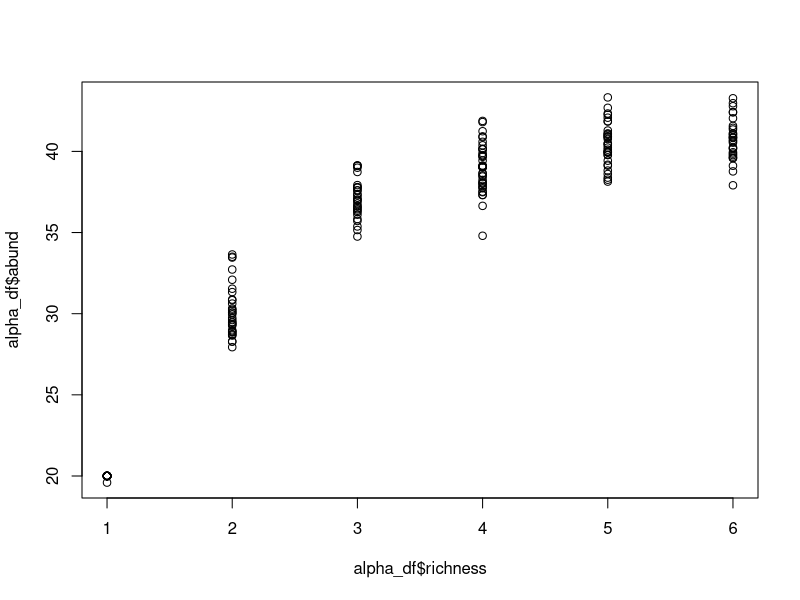
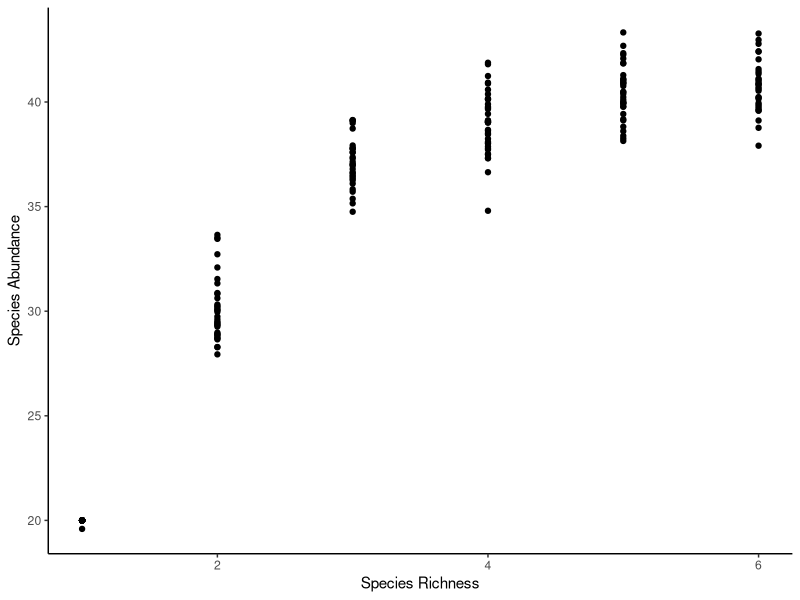
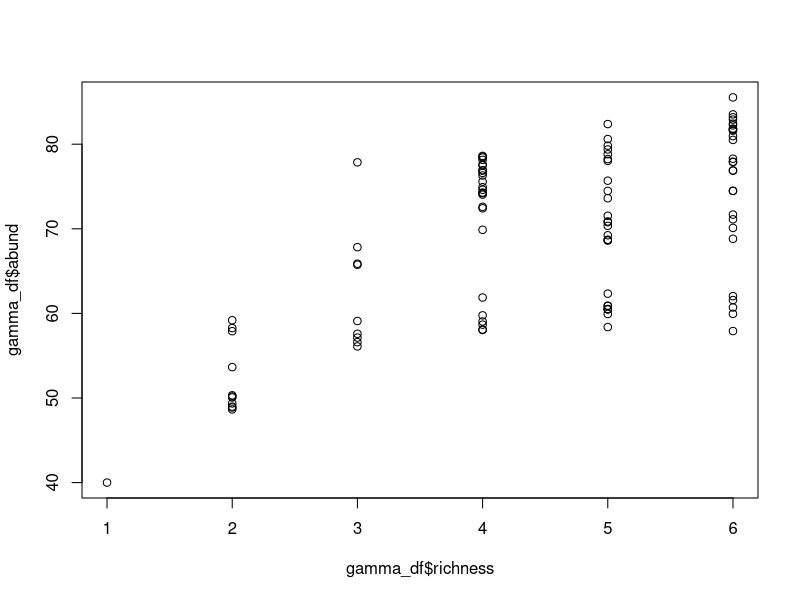
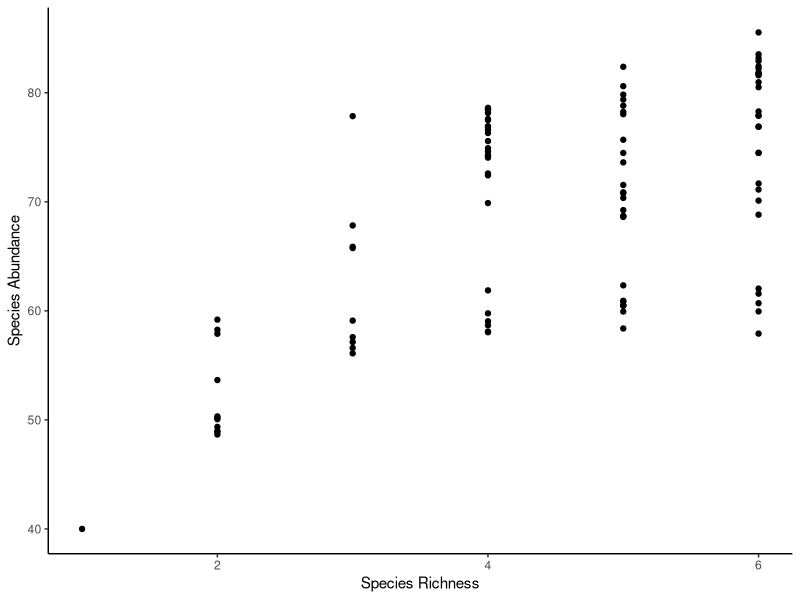
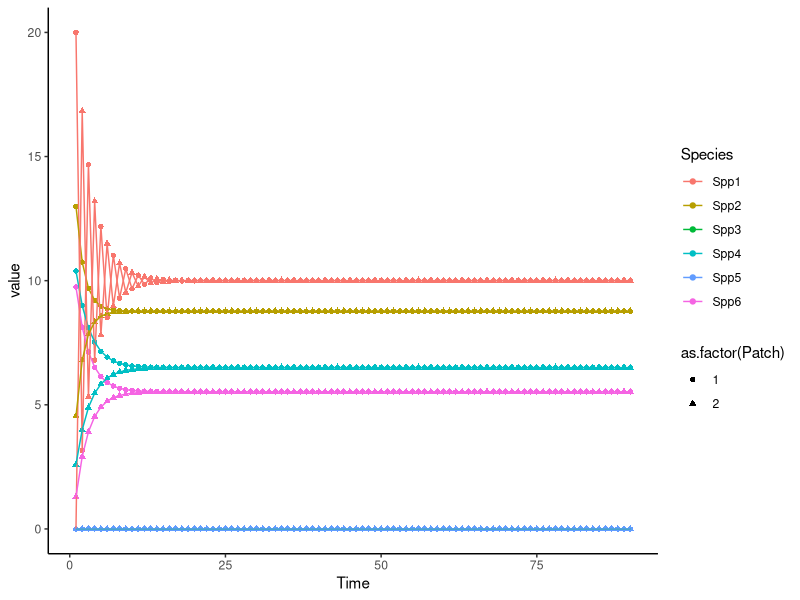
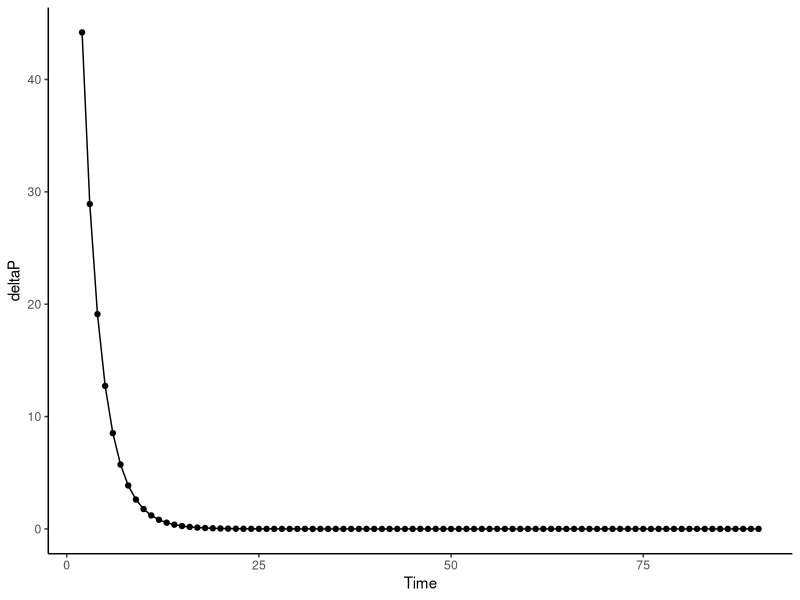
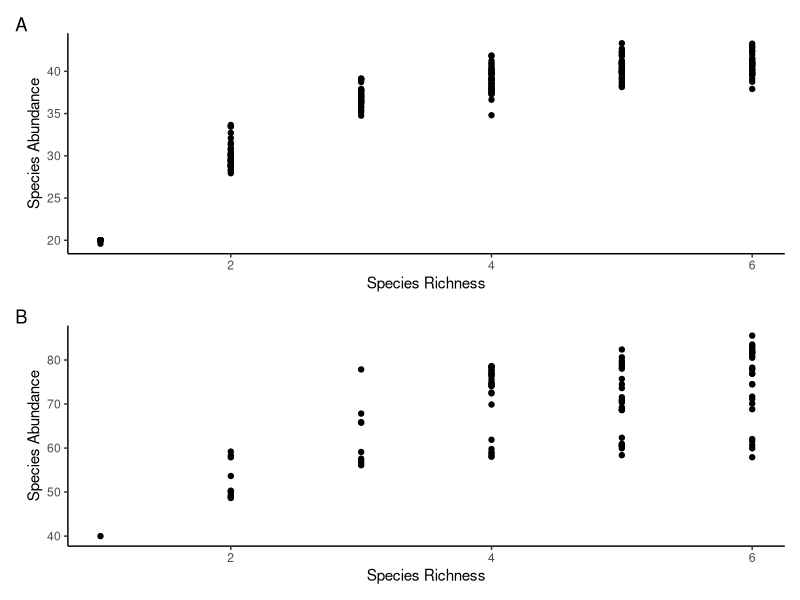
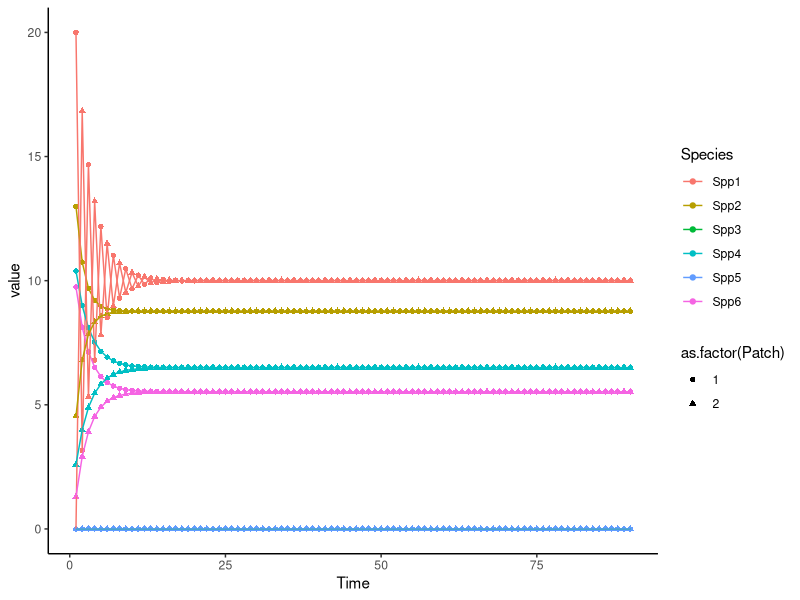

Source code (R) for these figures, in order:
#Description-----------------------------------------
#PCreating 100 metacommunities: metacommunities consist of 2 patches with 6 species
#  22 Nov 2024
#RCS

# Load packages---------------------------------
library(vegan)
library(ggplot2)
library(tidyr)
library(patchwork)

#setup -------------------------------------------
repo <- "D:/gitrepos/MetaDisease"
graphs <- paste(repo,"/Graphs",sep="")
# Parameters-------------------------------------
#setting up meta-community parameters
set.seed(1234)
num_patches <- 2 #number of patches in metacommunity
num_spp <- 6 #number of POSSIBLE spp in metacommunity
N <- 100 #number of metacommunity simulations to run

meta_comm1 <- data.frame(matrix(NA, nrow = num_patches, ncol = num_spp))
S <- c(0.83, #PREG
       0.62, #TGRAN
       0.14, #TTOR
       NA, #ABOR
       0.12, #RCAT
       0.64) #RDRAY
S[4] <- runif(n = 1, min = S[5], max = S[3])
#an array of probability values for the occurence of each spp
#what if I over thought this, and I can just assign an occupancy probability?
K <- c(20,16,15,7,4,2) #this is just an example, but k is the abundance at each rank (i think?)
max_abund <- 65 # a somewhat arbitrarily decided upon max abundance
#this could later become some sort of rnorm(). EX rnorm(n = 1, mean = 10, sd = 1). This provides a starting abdunance for each spp if present

### Creating a meta-community###
#For right now I have it set where the presence / absence of a spp is a binomial variable with some
# Probability S[i]
#IF the species is present, then it is present at an abundance of K[i]. Right now this abundance is fixed.
# One idea for future development is to make abundance a distribution (could even just turn it into a poisson distribution?)
#Other idea/issue: if abundance of a "prior" spp is 0 than abundance of all following spp is 0. This is based on the idea that ecological communities are nested within one-another. However, instead of guaranteeing that abundance of next spp = 0, I wonder if it makes more sense to just make the probability of occ / abundance lower (but not set to zero.

# I think there's a lot that could be done here. A lot could be adapted. But this set of for loops is a decent start


# #determine occurence of spp 1
# for(i in 1:nrow(meta_comm1)){
#   for(j in 1:ncol(meta_comm1)){
#     meta_comm1[i,1] <- rbinom(n = 1, size = 1, prob = S[1])
#     meta_comm1[i,1] <- ifelse(meta_comm1[i,1] == 1, K[1],0)
#   }
# }
# 
# #determine occurrence of spp 2
# for(i in 1:nrow(meta_comm1)){
#   for(j in 1:ncol(meta_comm1)){
#     meta_comm1[i,2] <- ifelse(meta_comm1[i,1] > 0, rbinom(n = 1, size = 1, prob = S[2]),0)
#     meta_comm1[i,2] <- ifelse(meta_comm1[i,2] == 1, K[2],0)
#   }
# }
# 
# #determine occurrence of spp 3
# for(i in 1:nrow(meta_comm1)){
#   for(j in 1:ncol(meta_comm1)){
#     meta_comm1[i,3] <- ifelse(meta_comm1[i,2] > 0, rbinom(n = 1, size = 1, prob = S[3]),0)
#     meta_comm1[i,3] <- ifelse(meta_comm1[i,3] == 1, K[3],0)
#   }
# }
# 
# #determin occurrence of spp 4
# for(i in 1:nrow(meta_comm1)){
#   for(j in 1:ncol(meta_comm1)){
#     meta_comm1[i,4] <- ifelse(meta_comm1[i,3] > 0, rbinom(n = 1, size = 1, prob = S[4]),0)
#     meta_comm1[i,4] <- ifelse(meta_comm1[i,4] == 1, K[4],0)
#   }
# }
# 
# #determine occupancy of spp 5
# for(i in 1:nrow(meta_comm1)){
#   for(j in 1:ncol(meta_comm1)){
#     meta_comm1[i,5] <- ifelse(meta_comm1[i,4] > 0, rbinom(n = 1, size = 1, prob = S[5]),0)
#     meta_comm1[i,5] <- ifelse(meta_comm1[i,5] == 1, K[5],0)
#   }
# }
# 
# #determine occupancy of spp 6
# for(i in 1:nrow(meta_comm1)){
#   for(j in 1:ncol(meta_comm1)){
#     meta_comm1[i,6] <- ifelse(meta_comm1[i,5] > 0, rbinom(n = 1, size = 1, prob = S[6]),0)
#     meta_comm1[i,6] <- ifelse(meta_comm1[i,6] == 1, K[6],0)
#   }
# }

# I THINK this is a better way to determine abundance

meta_comm_list <- vector("list",N)
beta_list <- vector("list", N)
nestedness_list <- vector("list", N)
for(n in 1:N){
  meta_comm <- data.frame(matrix(NA, nrow = num_patches, ncol = num_spp))
  for(i in 1:nrow(meta_comm)){
    for(j in 1:ncol(meta_comm)){
      #determine occurrence and abundance of spp 1
      meta_comm[i,1] <- rbinom(n = 1, size = 1, prob = S[1])
      meta_comm[i,1] <- ifelse(meta_comm[i,1] == 1, K[1],0)
      
      #determine occurrence and abundance of spp2
      meta_comm[i,2] <- rbinom(n = 1, size = 1, prob = S[2])
      meta_comm[i,2] <- ifelse(meta_comm[i,2] == 1, K[2],0)
      
      #determine occurrence and abundance of spp 3
      meta_comm[i,3] <- rbinom(n = 1, size = 1, prob = S[3])
      meta_comm[i,3] <- ifelse(meta_comm[i,3] == 1, K[3],0)
      
      #determine occurrence and abundance of spp 4
      meta_comm[i,4] <- rbinom(n = 1, size = 1, prob = S[4])
      meta_comm[i,4] <- ifelse(meta_comm[i,4] == 1, K[4],0)
      
      #determine occurrence and abundance of spp 5
      meta_comm[i,5] <- rbinom(n = 1, size = 1, prob = S[5])
      meta_comm[i,5] <- ifelse(meta_comm[i,5] == 1, K[5],0)
      
      #determine occurrence and abundance of spp 6
      meta_comm[i,6] <- rbinom(n = 1, size = 1, prob = S[6])
      meta_comm[i,6] <- ifelse(meta_comm[i,6] == 1, K[6],0)
    }
  }
  meta_comm$Patch <- c('Patch1','Patch2')
  colnames(meta_comm) <- c('Spp1','Spp2','Spp3','spp4','spp5','Spp6','PatchID')
  beta_list[[n]] <- mean(betadiver(meta_comm[,1:6], method = 'w'))
  nestedness_list[[n]] <- nestedtemp(comm = meta_comm[,1:6])[7]
  meta_comm_list[[n]] <- meta_comm
}

# nestedness <- unlist(x = nestedness_list)
# beta <- unlist(x = beta_list)
# meta_comm_vars <- data.frame(Diversity = beta, Nest = nestedness) 
# 
# 
# meta_comm_list[[2]]
# beta_diversity <- betadiver(meta_comm1[,1:6], method = 'w')
#plot(beta_diversity)

# 03/31/2025: changing from an additive model to a saturatured model
meta_comm_list <- vector("list",N)
beta_list <- vector("list", N)
nestedness_list <- vector("list", N)

for(n in 1:N){
  meta_comm <- vector("list", length = num_patches)
                      #data.frame(matrix(NA, nrow = num_patches, ncol = num_spp)) #create metacom
  for(c in 1:num_patches){
    alpha <- as.numeric(sample(1:6, size = 1, replace = T))
    #need to create a relationship between species richness and abundance
    a <- 10
    b <- 4
    error <- rnorm(length(alpha), mean = 0, sd = 1)
    abundance <- a*log(b*alpha)+error
    R <- alpha
    KCOM <- max_abund/(1+3*exp(-0.05*(R)))
    KS <- KCOM/abundance
    meta_comm[[c]] <- if(abundance >= KCOM){
      c(K[1:alpha]*KS,rep(0, num_spp - alpha))} else{
        c(K[1:alpha],rep(0, num_spp - alpha))
      }
  }
  meta_comm_list[[n]] <- meta_comm
}

# okay so I've made my 2 patch metacomms. Now I want to show that this still follows a saturated model
matrix(data = unlist(meta_comm_list[[1]]), nrow = num_patches, ncol = num_spp, byrow = T)
alpha_df <- data.frame(matrix(unlist(meta_comm_list), nrow = num_patches*N, ncol = num_spp, byrow = T))
alpha_df$abund <- rowSums(alpha_df[1:6])
max(alpha_df$abund)
alpha_df$richness <- rowSums(alpha_df[1:6] > 0)
plot(alpha_df$richness, alpha_df$abund) # alpha diversity is a saturated curve!
alpha_sat_plot <- ggplot(data = alpha_df, aes(x = richness, y = abund))+
  geom_point()+ 
  xlab("Species Richness")+
  ylab("Species Abundance")+
#  ggtitle("Alpha diversity relationship with abundance")+
  theme_classic()
alpha_sat_plot


gamma_df <- data.frame(richness = rep(NA, length = N), abund = rep(NA, length = N))
for(n in 1:N){
  meta_comm <- data.frame(matrix(unlist(meta_comm_list[[n]]), nrow = num_patches, ncol = num_spp, byrow=T))
  gamma_df[n,2] <- sum(colSums(meta_comm))
  gamma_df[n,1]<- sum(colSums(meta_comm) > 0)
}
plot(gamma_df$richness, gamma_df$abund)
gamma_sat_plot <- ggplot(data = gamma_df, aes(x = richness, y = abund))+
  geom_point()+ 
  xlab("Species Richness")+
  ylab("Species Abundance")+
#  ggtitle("Gamma diversity relationship with abundance")+
  theme_classic()
gamma_sat_plot
# let's save these
sat_plots <- alpha_sat_plot / gamma_sat_plot + plot_annotation(tag_levels = "A")
setwd(graphs)
ggsave(filename = 'sat_plots.png', plot = sat_plots)

# save meta comm list
setwd(repo)
meta_comm_list <- meta_comm_list %>% lapply(unlist) %>% lapply(matrix,nrow = num_patches, ncol = num_spp, byrow = T) %>% lapply(data.frame)


saveRDS(meta_comm_list, "metacomm_2Patch.RDS")


# this is also a saturated curve!

# Next step: I need to show how communities change, or stay the same over time
Time <- 90 #assume a 90 day breeding season
phi <- runif(6)# Need to establish dispersal metric. May need to determine more realistic values (see notes
# from meeting with mark + brittany on 03/28/25)
meta_comm_change <- data.frame(meta_com = 1:length(meta_comm_list), time = NA)
for(c in 1:nrow(meta_comm_change)){
  meta_comm <- meta_comm_list[[c]]
  meta_comm_df <- data.frame(matrix(unlist(meta_comm), nrow = num_patches, ncol = num_spp, byrow = T))
  for(t in 1:Time) {
    deltaP <- data.frame(matrix(data = NA, nrow = num_patches, ncol = num_spp))
    for (i in 1:num_patches) {
      for(j in 1:num_spp) {
        other_patch <- as.numeric(meta_comm_df[-i,])
        deltaP[i,j] <- phi[[j]]*other_patch[[j]] - phi[[j]]*meta_comm_df[i,j]
      }
    }
    meta_comm_change[c,2] <- if(sum(abs(deltaP)) > 0.01){ 
      #if deltaP is > 0 then the system is not yet at equil.
      t} else{
        next}
    new_abund <- meta_comm_df + deltaP
    meta_comm_df <- new_abund
  }
}

  
# let's plot meta comm 1 as an example to show B + M
# setup initial conditions
meta_comm <- data.frame(matrix(unlist(meta_comm_list[[1]]), nrow = num_patches, ncol = num_spp, byrow = T))
timeXchange <- vector("list", length = Time)
timeXchange[[1]] <- meta_comm
deltaP_list  <- vector("list", length = Time-1)

for(t in 2:Time){
  meta_comm <- timeXchange[[t-1]]
  deltaP <- data.frame(matrix(data = NA, nrow = num_patches, ncol = num_spp))
  for (i in 1:num_patches) {
    for(j in 1:num_spp) {
      other_patch <- as.numeric(meta_comm[-i,])
      deltaP[i,j] <- phi[[j]]*other_patch[[j]] - phi[[j]]*meta_comm[i,j]
    }
  }
  meta_comm <- meta_comm + deltaP
  timeXchange[[t]] <- meta_comm
  deltaP_list[[t-1]] <- sum(abs(deltaP))
}

# add in time covariate
for (t in 1:Time) {
  timeXchange[[t]]$Time <- rep(t,2)
}


timeXchange_df <- do.call(rbind, timeXchange)

deltaP_df <- data.frame(deltaP = unlist(deltaP_list), Time = 2:90) 

timeXchange_df$Patch <- rep(1:2, times = 90)
colnames(timeXchange_df) <- c("Spp1","Spp2","Spp3","Spp4","Spp5","Spp6","Time","Patch")
timeXchange_df <- timeXchange_df %>% pivot_longer(cols = Spp1:Spp6, names_to = "Species")

timeXchange_plot <- ggplot(data = timeXchange_df, 
                           mapping = aes(x = Time, y =  value, shape = as.factor(Patch), colour = Species))+
  geom_point()+
  geom_line()+
  theme_classic()
timeXchange_plot

deltaP_plot <- ggplot(data = deltaP_df, mapping = aes(x = Time, y = deltaP))+
  geom_point()+
  geom_line()+
  theme_classic()
deltaP_plot


setwd(graphs)
ggsave(filename = "equil_plot.png", plot = timeXchange_plot)
ggsave(filename = "deltaP_plot.png", plot = deltaP_plot)


### Below is use of Preston's law. Not sure we'll actually be doing this, so I have commented it out for
##now
# M <- 3
# Y0 <- 10
# z <- 0.1 #constant.
# P <- 1:num_spp #a vector. Preston's rankThe rank for each spp, which should correspond to the assigned abundance
# K <- c(80,70,60,50,40,30,20,10) #this is just an example, but k is the abundance at each rank (i think?)
# #this could later become some sort of rnorm(). EX rnorm(n = 1, mean = 10, sd = 1). This provides a starting abdunance for each spp if present
# rank_abun <- Y0*exp(-(z*P-M)^2)
# plot(rank_abun)
# 
# abun <- data.frame(K, rank_abun)
# plot(abun$rank_abun, abun$K)  
